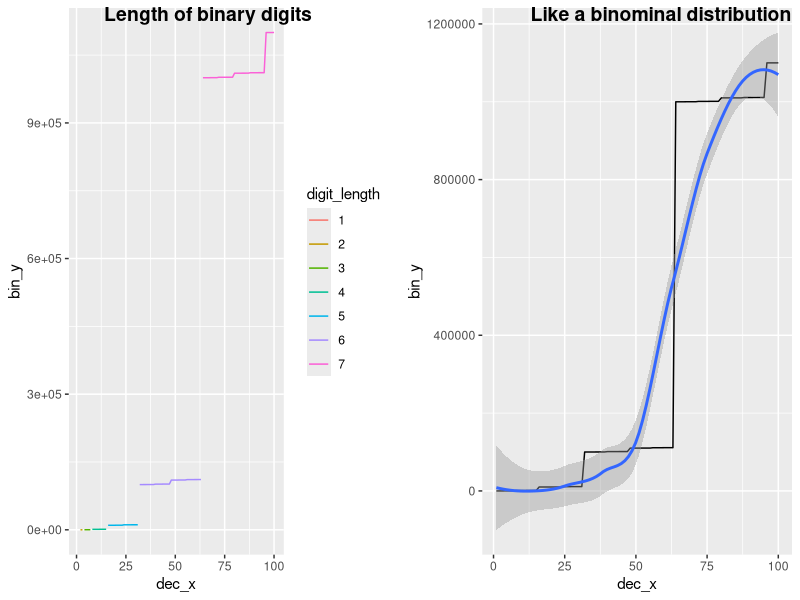

The R source for this figure:
##########################################
# 
# Plotting decimal to binary numbers conversion
# 
# Series:
# Little Useless-useful R functions #39
# Created: June 20, 2022
# Author: Tomaz Kastrun
# Blog: tomaztsql.wordpress.com
# V.1.0

# Changelog: 
#        
###########################################


## Function to convert binary to decimal
bin2dec <- function(bin){
  
  bin_ss <- as.numeric(strsplit(as.character(bin),"")[[1]])
  pwr <- c((length(bin_ss)-1):0)
  res <- 0
  for (i in 1:length(bin_ss)){
    res <- res + bin_ss[i]*(2**pwr[i])
  }

return(paste("Binary", bin, "is ",res," in decimal"))
}


## Function to convert decimal to binary
dec2bin <- function(dec){
  dec_start <- dec
  str <- ''
  while (dec > 0) {
      if ((dec %% 2)==1){
        str <- paste0(str, '1')
      } else { #((dec %% 2)==0)
        str <- paste0(str, '0')
      }
    dec <- floor(dec/2)
  }
  splits <- strsplit(str, "")[[1]]
  reversed <- rev(splits)
  f_str <- paste(reversed, collapse = "")
  #return(paste("Decimal", dec_start, "is ",f_str," in binary"))
  return(f_str)
}


# Test
bin2dec(11101100)
dec2bin(236)





### Draw scatter plot for the conversion
df <- data.frame(dec_x = 1, bin_y = 1, digit_length=1)

for (i in 2:100){
    d <- c(dec_x = i, bin_Y = dec2bin(i), nchar(dec2bin(i)))
   df <-  rbind(df,d)
}

# change formats
df$dec_x <- as.numeric(df$dec_x)
df$bin_y <- as.numeric(df$bin_y)



library(ggplot2)
library(cowplot)

line <- ggplot(df, aes(x=dec_x, y=bin_y, colour=digit_length)) + geom_line()
line2 <- ggplot(df, aes(x=dec_x, y=bin_y)) + geom_line() + geom_smooth()

plot_grid(line, line2, labels = c("Length of binary digits", "Like a binominal distribution"))
